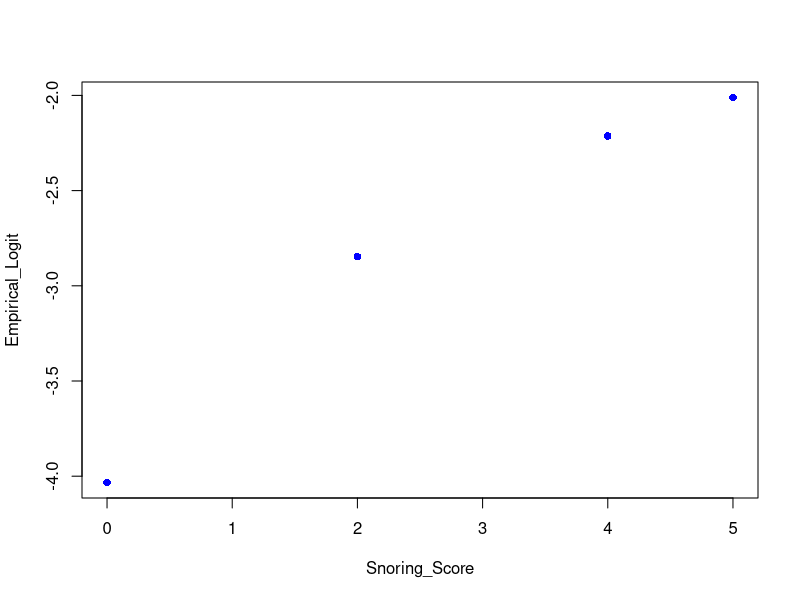
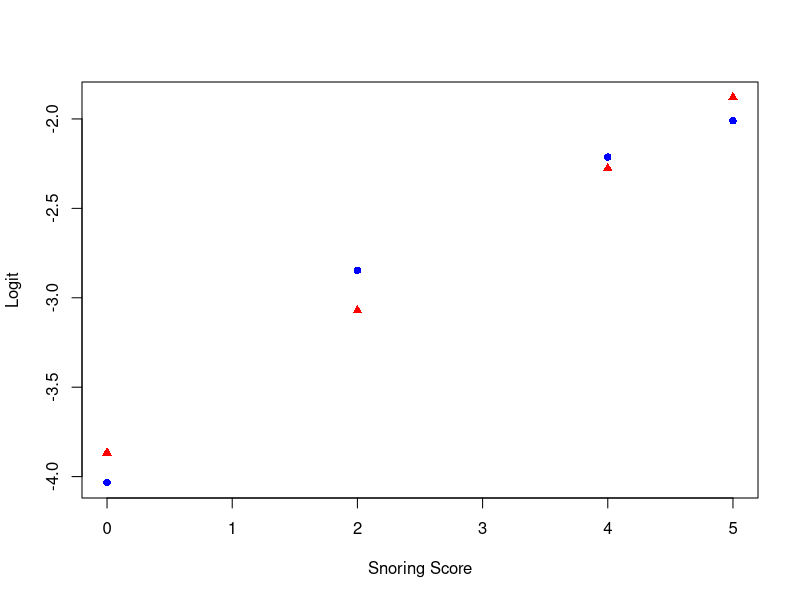

Source code (R) for these figures, in order:
## ---- chunk 1
heartDisease <-
  array(c(24, 35, 21, 30, 1355, 603, 192, 224),
  dim = c(4, 2),
  dimnames = list(
  Snoring = c("Never", "Occasional", "Almost Always", "Always"),
  HeartDisease = c("Yes", "No")
  )
  )
Snoring_Score <- c(0, 2, 4, 5)
heartDisease
## ---- chunk 2
# Compute n_i
n_i <- apply(heartDisease, MAR = 1, FUN = "sum") #compute row sums
Empirical_Prob <- heartDisease[, 1] / n_i
Empirical_Logit <- log(Empirical_Prob / (1 - Empirical_Prob))
plot(Snoring_Score, Empirical_Logit, pch = 16, col = "blue")
## ---- chunk 3
sat <- glm(heartDisease ~ factor(Snoring_Score), family = binomial(link = logit))
summary(sat)
## ---- chunk 4
predict.glm(sat, type = "response")
Empirical_Prob
## ---- chunk 5
cubic <- glm(heartDisease ~ poly(Snoring_Score, 3), family = binomial(link = logit))
summary(cubic)
predict(cubic, type = "response")
Empirical_Prob
## ---- chunk 6
quad <- glm(heartDisease ~ poly(Snoring_Score, 2), family = binomial(link = logit))
summary(quad)
## ---- chunk 7
quad$deviance
pchisq(quad$deviance,df = 1,lower.tail=F)
## ---- chunk 8
line <- glm(heartDisease ~ Snoring_Score, family = binomial(link = logit))
summary(line)
pchisq(line$deviance, df = 2, lower.tail = F)
## ---- chunk 9
pchisq(line$deviance,df = 2,lower.tail=F)
## ---- chunk 10
# Drop-in-deviance test between linear and quadratic model.
line$deviance - quad$deviance
pchisq(line$deviance - quad$deviance, df = 1, lower = F)
## ---- chunk 11
Predicted_Logit <- predict.glm(line, type = "link")
plot(c(Snoring_Score, Snoring_Score), c(Empirical_Logit, Predicted_Logit), 
     type = "n", ylab = "Logit", xlab = "Snoring Score")
points(Snoring_Score, Empirical_Logit, col = "blue", pch = 16)
points(Snoring_Score, Predicted_Logit, col = "red", pch = 17)
## ---- chunk 12
# Drop-in-deviance test between null and linear model.
line$null.deviance - line$deviance
pchisq(line$null.deviance - line$deviance, df = 1, lower = F)
